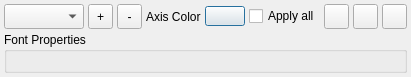
<?xml version="1.0" encoding="UTF-8"?>
<ui version="4.0">
 <class>MeasurementToolDlg</class>
 <widget class="QDialog" name="MeasurementToolDlg">
  <property name="geometry">
   <rect>
    <x>0</x>
    <y>0</y>
    <width>200</width>
    <height>70</height>
   </rect>
  </property>
  <property name="sizePolicy">
   <sizepolicy hsizetype="Preferred" vsizetype="Preferred">
    <horstretch>0</horstretch>
    <verstretch>0</verstretch>
   </sizepolicy>
  </property>
  <property name="windowTitle">
   <string>Measurement Tools</string>
  </property>
  <layout class="QVBoxLayout" name="verticalLayout">
   <property name="spacing">
    <number>3</number>
   </property>
   <property name="leftMargin">
    <number>4</number>
   </property>
   <property name="topMargin">
    <number>4</number>
   </property>
   <property name="rightMargin">
    <number>4</number>
   </property>
   <property name="bottomMargin">
    <number>4</number>
   </property>
   <item>
     <layout class="QHBoxLayout" name="horizontalLayout">
      <property name="spacing">
       <number>4</number>
      </property>
     <item>
      <widget class="QComboBox" name="instancesComboBox">
       <property name="sizePolicy">
        <sizepolicy hsizetype="Expanding" vsizetype="Fixed">
         <horstretch>1</horstretch>
         <verstretch>0</verstretch>
        </sizepolicy>
       </property>
       <property name="minimumSize">
        <size>
         <width>80</width>
         <height>25</height>
        </size>
       </property>
       <property name="toolTip">
        <string>Select measurement instance</string>
       </property>
      </widget>
     </item>
     <item>
      <widget class="QToolButton" name="addInstanceButton">
       <property name="minimumSize">
        <size>
         <width>25</width>
         <height>25</height>
        </size>
       </property>
       <property name="toolTip">
        <string>Add new measurement instance</string>
       </property>
       <property name="text">
        <string>+</string>
       </property>
      </widget>
     </item>
     <item>
      <widget class="QToolButton" name="removeInstanceButton">
       <property name="minimumSize">
        <size>
         <width>25</width>
         <height>25</height>
        </size>
       </property>
       <property name="toolTip">
        <string>Remove selected measurement instance</string>
       </property>
       <property name="text">
        <string>-</string>
       </property>
      </widget>
     </item>
     <item>
      <spacer name="horizontalSpacer">
       <property name="orientation">
        <enum>Qt::Horizontal</enum>
       </property>
       <property name="sizeHint" stdset="0">
        <size>
         <width>10</width>
         <height>20</height>
        </size>
       </property>
      </spacer>
     </item>
     <item>
      <widget class="QLabel" name="colorLabel">
       <property name="sizePolicy">
        <sizepolicy hsizetype="Fixed" vsizetype="Preferred">
         <horstretch>0</horstretch>
         <verstretch>0</verstretch>
        </sizepolicy>
       </property>
       <property name="text">
        <string>Axis Color</string>
       </property>
      </widget>
     </item>
     <item>
      <widget class="QPushButton" name="colorButton">
       <property name="minimumSize">
        <size>
         <width>40</width>
         <height>20</height>
        </size>
       </property>
       <property name="maximumSize">
        <size>
         <width>40</width>
         <height>20</height>
        </size>
       </property>
       <property name="toolTip">
        <string>Select measurement color</string>
       </property>
       <property name="text">
        <string/>
       </property>
      </widget>
     </item>
     <item>
      <widget class="QCheckBox" name="applyToAllCheckBox">
       <property name="text">
        <string>Apply all</string>
       </property>
       <property name="toolTip">
        <string>When checked, appearance settings apply to all measurement instances. Otherwise, only to the selected instance.</string>
       </property>
       <property name="checked">
        <bool>false</bool>
       </property>
      </widget>
     </item>
     <item>
      <widget class="QToolButton" name="exportButton">
       <property name="minimumSize">
        <size>
         <width>25</width>
         <height>25</height>
        </size>
       </property>
       <property name="toolTip">
        <string>Export Measurement Result</string>
       </property>
       <property name="statusTip">
        <string>Export Measurement Result</string>
       </property>
       <property name="icon">
        <iconset resource="../MainWindow.qrc">
         <normaloff>:/Resources/images/exportCloud.png</normaloff>:/Resources/images/exportCloud.png</iconset>
       </property>
      </widget>
     </item>
     <item>
      <widget class="QToolButton" name="resetButton">
       <property name="minimumSize">
        <size>
         <width>25</width>
         <height>25</height>
        </size>
       </property>
       <property name="toolTip">
        <string>Reset measurement tool</string>
       </property>
       <property name="statusTip">
        <string>Reset measurement tool</string>
       </property>
       <property name="icon">
        <iconset resource="../MainWindow.qrc">
         <normaloff>:/Resources/images/smallReset.png</normaloff>:/Resources/images/smallReset.png</iconset>
       </property>
      </widget>
     </item>
     <item>
      <widget class="QToolButton" name="closeButton">
       <property name="minimumSize">
        <size>
         <width>25</width>
         <height>25</height>
        </size>
       </property>
       <property name="toolTip">
        <string>Close</string>
       </property>
       <property name="statusTip">
        <string>Close</string>
       </property>
       <property name="icon">
        <iconset resource="../MainWindow.qrc">
         <normaloff>:/Resources/images/smallCancel.png</normaloff>:/Resources/images/smallCancel.png</iconset>
       </property>
      </widget>
     </item>
    </layout>
   </item>
   <item>
    <widget class="QGroupBox" name="fontGroupBox">
     <property name="sizePolicy">
      <sizepolicy hsizetype="Expanding" vsizetype="Maximum">
       <horstretch>1</horstretch>
       <verstretch>0</verstretch>
      </sizepolicy>
     </property>
     <property name="title">
      <string>Font Properties</string>
     </property>
     <layout class="QHBoxLayout" name="fontLayout">
      <property name="spacing">
       <number>4</number>
      </property>
     </layout>
    </widget>
   </item>
   <item>
    <layout class="QVBoxLayout" name="parametersLayout">
     <property name="spacing">
      <number>2</number>
     </property>
    </layout>
   </item>
  </layout>
 </widget>
 <resources>
  <include location="../MainWindow.qrc"/>
 </resources>
 <connections/>
</ui>
